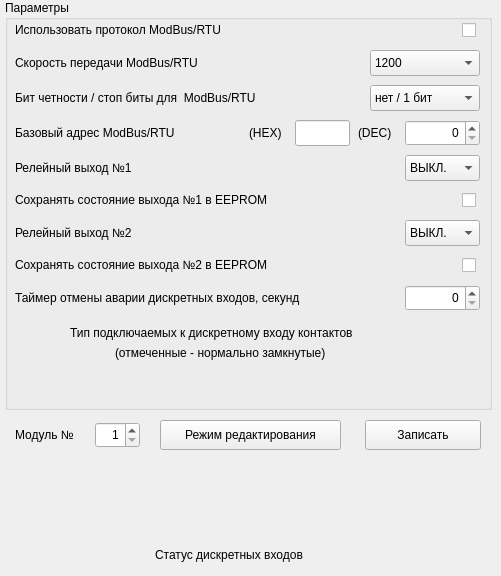
    <widget class="QWidget" name="sk35dTab">
     <property name="enabled">
      <bool>true</bool>
     </property>
     <attribute name="title">
      <string notr="true">SK-35D</string>
     </attribute>
     <widget class="QGroupBox" name="sk35d_Params">
      <property name="geometry">
       <rect>
        <x>5</x>
        <y>0</y>
        <width>487</width>
        <height>410</height>
       </rect>
      </property>
      <property name="title">
       <string>Параметры</string>
      </property>
      <widget class="QCheckBox" name="sk35d_ModbusEn">
       <property name="geometry">
        <rect>
         <x>457</x>
         <y>20</y>
         <width>18</width>
         <height>20</height>
        </rect>
       </property>
       <property name="text">
        <string/>
       </property>
      </widget>
      <widget class="QLabel" name="label">
       <property name="geometry">
        <rect>
         <x>10</x>
         <y>20</y>
         <width>321</width>
         <height>20</height>
        </rect>
       </property>
       <property name="font">
        <font>
         <family>Arial</family>
         <pointsize>9</pointsize>
         <kerning>true</kerning>
        </font>
       </property>
       <property name="text">
        <string>Использовать протокол ModBus/RTU</string>
       </property>
      </widget>
      <widget class="QLabel" name="label_2">
       <property name="geometry">
        <rect>
         <x>10</x>
         <y>50</y>
         <width>321</width>
         <height>25</height>
        </rect>
       </property>
       <property name="font">
        <font>
         <family>Arial</family>
         <pointsize>9</pointsize>
         <kerning>true</kerning>
        </font>
       </property>
       <property name="text">
        <string>Скорость передачи ModBus/RTU</string>
       </property>
      </widget>
      <widget class="QComboBox" name="sk35d_BaudRate">
       <property name="geometry">
        <rect>
         <x>365</x>
         <y>50</y>
         <width>110</width>
         <height>26</height>
        </rect>
       </property>
       <item>
        <property name="text">
         <string>1200</string>
        </property>
       </item>
       <item>
        <property name="text">
         <string>2400</string>
        </property>
       </item>
       <item>
        <property name="text">
         <string>4800</string>
        </property>
       </item>
       <item>
        <property name="text">
         <string>9600</string>
        </property>
       </item>
       <item>
        <property name="text">
         <string>14400</string>
        </property>
       </item>
       <item>
        <property name="text">
         <string>19200</string>
        </property>
       </item>
       <item>
        <property name="text">
         <string>38400</string>
        </property>
       </item>
       <item>
        <property name="text">
         <string>57600</string>
        </property>
       </item>
       <item>
        <property name="text">
         <string>115200</string>
        </property>
       </item>
       <item>
        <property name="text">
         <string>128000</string>
        </property>
       </item>
      </widget>
      <widget class="QLabel" name="label_3">
       <property name="geometry">
        <rect>
         <x>10</x>
         <y>85</y>
         <width>321</width>
         <height>25</height>
        </rect>
       </property>
       <property name="font">
        <font>
         <family>Arial</family>
         <pointsize>9</pointsize>
         <kerning>true</kerning>
        </font>
       </property>
       <property name="text">
        <string>Бит четности / стоп биты для  ModBus/RTU</string>
       </property>
      </widget>
      <widget class="QComboBox" name="sk35d_Parity">
       <property name="geometry">
        <rect>
         <x>365</x>
         <y>85</y>
         <width>110</width>
         <height>26</height>
        </rect>
       </property>
       <item>
        <property name="text">
         <string>нет / 1 бит</string>
        </property>
       </item>
       <item>
        <property name="text">
         <string>нет / 2 бита</string>
        </property>
       </item>
       <item>
        <property name="text">
         <string>even / 1 бит</string>
        </property>
       </item>
      </widget>
      <widget class="QLabel" name="label_4">
       <property name="geometry">
        <rect>
         <x>10</x>
         <y>120</y>
         <width>211</width>
         <height>25</height>
        </rect>
       </property>
       <property name="font">
        <font>
         <family>Arial</family>
         <pointsize>9</pointsize>
         <kerning>true</kerning>
        </font>
       </property>
       <property name="text">
        <string>Базовый адрес ModBus/RTU</string>
       </property>
      </widget>
      <widget class="QSpinBox" name="sk35d_AddrDEC">
       <property name="geometry">
        <rect>
         <x>400</x>
         <y>120</y>
         <width>75</width>
         <height>26</height>
        </rect>
       </property>
       <property name="alignment">
        <set>Qt::AlignRight|Qt::AlignTrailing|Qt::AlignVCenter</set>
       </property>
       <property name="maximum">
        <number>256</number>
       </property>
      </widget>
      <widget class="QLineEdit" name="sk35d_AddrHEX">
       <property name="enabled">
        <bool>true</bool>
       </property>
       <property name="geometry">
        <rect>
         <x>290</x>
         <y>120</y>
         <width>55</width>
         <height>26</height>
        </rect>
       </property>
       <property name="alignment">
        <set>Qt::AlignRight|Qt::AlignTrailing|Qt::AlignVCenter</set>
       </property>
       <property name="dragEnabled">
        <bool>false</bool>
       </property>
       <property name="readOnly">
        <bool>true</bool>
       </property>
      </widget>
      <widget class="QLabel" name="label_5">
       <property name="geometry">
        <rect>
         <x>353</x>
         <y>120</y>
         <width>42</width>
         <height>25</height>
        </rect>
       </property>
       <property name="font">
        <font>
         <family>Arial</family>
         <pointsize>9</pointsize>
         <kerning>true</kerning>
        </font>
       </property>
       <property name="text">
        <string notr="true">(DEC)</string>
       </property>
      </widget>
      <widget class="QLabel" name="label_6">
       <property name="geometry">
        <rect>
         <x>244</x>
         <y>120</y>
         <width>41</width>
         <height>25</height>
        </rect>
       </property>
       <property name="font">
        <font>
         <family>Arial</family>
         <pointsize>9</pointsize>
         <kerning>true</kerning>
        </font>
       </property>
       <property name="text">
        <string notr="true">(HEX)</string>
       </property>
      </widget>
      <widget class="QComboBox" name="sk35d_Relay1">
       <property name="geometry">
        <rect>
         <x>400</x>
         <y>155</y>
         <width>75</width>
         <height>26</height>
        </rect>
       </property>
       <item>
        <property name="text">
         <string>ВЫКЛ.</string>
        </property>
       </item>
       <item>
        <property name="text">
         <string>ВКЛ.</string>
        </property>
       </item>
      </widget>
      <widget class="QLabel" name="label_7">
       <property name="geometry">
        <rect>
         <x>10</x>
         <y>155</y>
         <width>321</width>
         <height>25</height>
        </rect>
       </property>
       <property name="font">
        <font>
         <family>Arial</family>
         <pointsize>9</pointsize>
         <kerning>true</kerning>
        </font>
       </property>
       <property name="text">
        <string>Релейный выход №1</string>
       </property>
      </widget>
      <widget class="QLabel" name="label_8">
       <property name="geometry">
        <rect>
         <x>10</x>
         <y>190</y>
         <width>321</width>
         <height>20</height>
        </rect>
       </property>
       <property name="font">
        <font>
         <family>Arial</family>
         <pointsize>9</pointsize>
         <kerning>true</kerning>
        </font>
       </property>
       <property name="text">
        <string>Сохранять состояние выхода №1 в EEPROM</string>
       </property>
      </widget>
      <widget class="QCheckBox" name="sk35d_Relay1Save">
       <property name="geometry">
        <rect>
         <x>457</x>
         <y>190</y>
         <width>18</width>
         <height>20</height>
        </rect>
       </property>
       <property name="text">
        <string/>
       </property>
      </widget>
      <widget class="QCheckBox" name="sk35d_Relay2Save">
       <property name="geometry">
        <rect>
         <x>457</x>
         <y>255</y>
         <width>18</width>
         <height>20</height>
        </rect>
       </property>
       <property name="text">
        <string/>
       </property>
      </widget>
      <widget class="QLabel" name="label_9">
       <property name="geometry">
        <rect>
         <x>10</x>
         <y>220</y>
         <width>321</width>
         <height>25</height>
        </rect>
       </property>
       <property name="font">
        <font>
         <family>Arial</family>
         <pointsize>9</pointsize>
         <kerning>true</kerning>
        </font>
       </property>
       <property name="text">
        <string>Релейный выход №2</string>
       </property>
      </widget>
      <widget class="QLabel" name="label_10">
       <property name="geometry">
        <rect>
         <x>10</x>
         <y>255</y>
         <width>321</width>
         <height>20</height>
        </rect>
       </property>
       <property name="font">
        <font>
         <family>Arial</family>
         <pointsize>9</pointsize>
         <kerning>true</kerning>
        </font>
       </property>
       <property name="text">
        <string>Сохранять состояние выхода №2 в EEPROM</string>
       </property>
      </widget>
      <widget class="QComboBox" name="sk35d_Relay2">
       <property name="geometry">
        <rect>
         <x>400</x>
         <y>220</y>
         <width>75</width>
         <height>26</height>
        </rect>
       </property>
       <item>
        <property name="text">
         <string>ВЫКЛ.</string>
        </property>
       </item>
       <item>
        <property name="text">
         <string>ВКЛ.</string>
        </property>
       </item>
      </widget>
      <widget class="QLabel" name="label_11">
       <property name="geometry">
        <rect>
         <x>10</x>
         <y>285</y>
         <width>371</width>
         <height>25</height>
        </rect>
       </property>
       <property name="font">
        <font>
         <family>Arial</family>
         <pointsize>9</pointsize>
         <kerning>true</kerning>
        </font>
       </property>
       <property name="text">
        <string>Таймер отмены аварии дискретных входов, секунд</string>
       </property>
      </widget>
      <widget class="QSpinBox" name="sk35d_Timer">
       <property name="geometry">
        <rect>
         <x>400</x>
         <y>285</y>
         <width>75</width>
         <height>26</height>
        </rect>
       </property>
       <property name="alignment">
        <set>Qt::AlignRight|Qt::AlignTrailing|Qt::AlignVCenter</set>
       </property>
       <property name="maximum">
        <number>99</number>
       </property>
      </widget>
      <widget class="QLabel" name="label_12">
       <property name="geometry">
        <rect>
         <x>65</x>
         <y>320</y>
         <width>357</width>
         <height>25</height>
        </rect>
       </property>
       <property name="font">
        <font>
         <family>Arial</family>
         <pointsize>9</pointsize>
         <kerning>true</kerning>
        </font>
       </property>
       <property name="text">
        <string>Тип подключаемых к дискретному входу контактов</string>
       </property>
      </widget>
      <widget class="QLabel" name="label_13">
       <property name="geometry">
        <rect>
         <x>110</x>
         <y>340</y>
         <width>267</width>
         <height>25</height>
        </rect>
       </property>
       <property name="font">
        <font>
         <family>Arial</family>
         <pointsize>9</pointsize>
         <kerning>true</kerning>
        </font>
       </property>
       <property name="text">
        <string>(отмеченные - нормально замкнутые)</string>
       </property>
      </widget>
     </widget>
     <widget class="QLabel" name="label_46">
      <property name="geometry">
       <rect>
        <x>155</x>
        <y>542</y>
        <width>190</width>
        <height>25</height>
       </rect>
      </property>
      <property name="font">
       <font>
        <family>Arial</family>
        <pointsize>9</pointsize>
        <kerning>true</kerning>
       </font>
      </property>
      <property name="text">
       <string>Статус дискретных входов</string>
      </property>
     </widget>
     <widget class="QPushButton" name="sk35d_Write">
      <property name="geometry">
       <rect>
        <x>365</x>
        <y>420</y>
        <width>116</width>
        <height>30</height>
       </rect>
      </property>
      <property name="text">
       <string>Записать</string>
      </property>
     </widget>
     <widget class="QPushButton" name="sk35d_ParamsEnable">
      <property name="geometry">
       <rect>
        <x>160</x>
        <y>420</y>
        <width>181</width>
        <height>30</height>
       </rect>
      </property>
      <property name="text">
       <string>Режим редактирования</string>
      </property>
      <property name="checkable">
       <bool>true</bool>
      </property>
      <property name="default">
       <bool>false</bool>
      </property>
      <property name="flat">
       <bool>false</bool>
      </property>
     </widget>
     <widget class="QSpinBox" name="sk35dModuleN">
      <property name="geometry">
       <rect>
        <x>95</x>
        <y>422</y>
        <width>45</width>
        <height>26</height>
       </rect>
      </property>
      <property name="alignment">
       <set>Qt::AlignRight|Qt::AlignTrailing|Qt::AlignVCenter</set>
      </property>
      <property name="minimum">
       <number>1</number>
      </property>
      <property name="maximum">
       <number>16</number>
      </property>
     </widget>
     <widget class="QLabel" name="label_47">
      <property name="geometry">
       <rect>
        <x>15</x>
        <y>422</y>
        <width>81</width>
        <height>26</height>
       </rect>
      </property>
      <property name="font">
       <font>
        <family>Arial</family>
        <pointsize>9</pointsize>
        <kerning>true</kerning>
       </font>
      </property>
      <property name="text">
       <string>Модуль №</string>
      </property>
     </widget>
    </widget>
